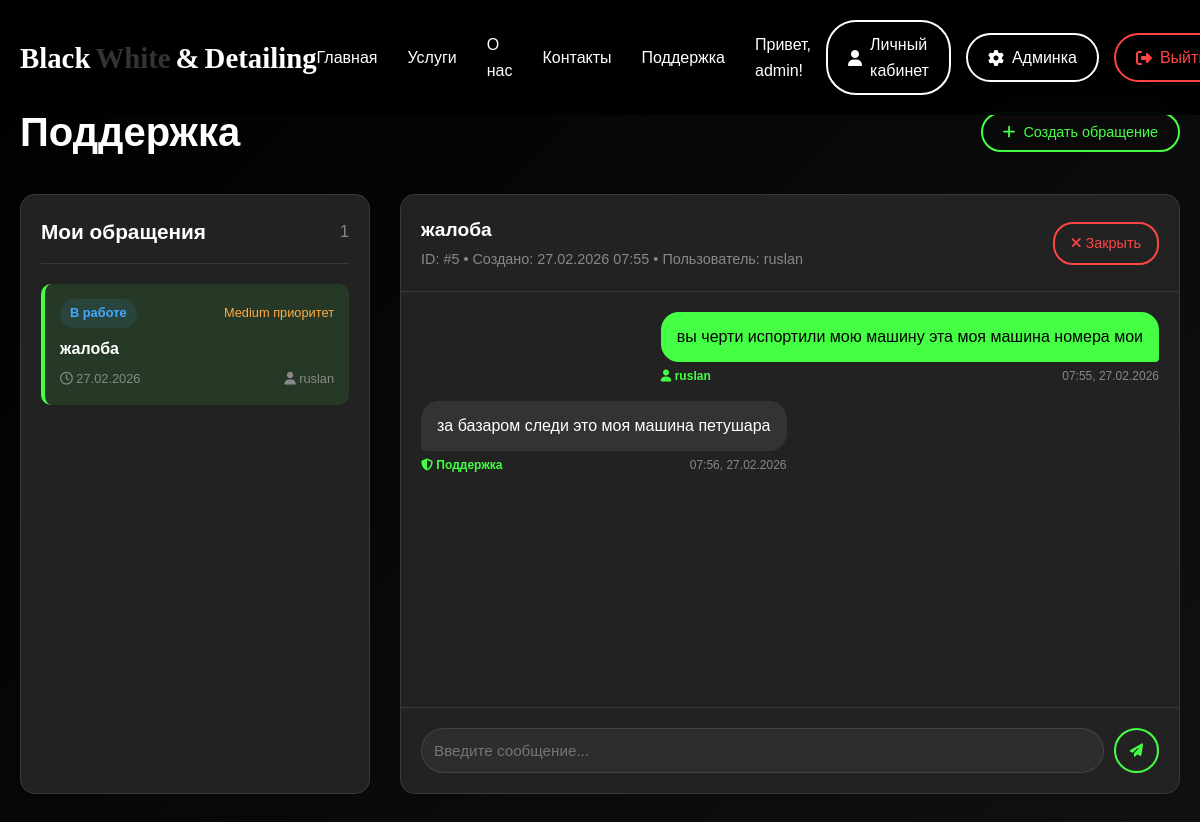
Screenshot of /support.php?ticket_id=5 (signed in) with the database file from the repository.
### tables this page shows
CREATE TABLE `support_tickets` (
  `id` int NOT NULL,
  `user_id` int NOT NULL,
  `subject` varchar(200) NOT NULL,
  `status` enum('open','in_progress','closed') DEFAULT 'open',
  `priority` enum('low','medium','high') DEFAULT 'medium',
  `created_at` timestamp NULL DEFAULT CURRENT_TIMESTAMP,
  `updated_at` timestamp NULL DEFAULT CURRENT_TIMESTAMP ON UPDATE CURRENT_TIMESTAMP
);

CREATE TABLE `users` (
  `id` int NOT NULL,
  `username` varchar(50) NOT NULL,
  `email` varchar(100) NOT NULL,
  `password` varchar(255) NOT NULL,
  `is_admin` tinyint DEFAULT '0',
  `created_at` timestamp NULL DEFAULT CURRENT_TIMESTAMP
);

CREATE TABLE `chat_messages` (
  `id` int NOT NULL,
  `ticket_id` int NOT NULL,
  `user_id` int NOT NULL,
  `message` text NOT NULL,
  `is_admin` tinyint DEFAULT '0',
  `created_at` timestamp NULL DEFAULT CURRENT_TIMESTAMP
);

### support.php (the view, shortened to what this page needs)
<?php
require_once 'config.php';
$user_id = $_SESSION['user_id'];
$is_admin = isset($_SESSION['is_admin']) && $_SESSION['is_admin'] == 1;
if ($is_admin) {
    $tickets_query = "SELECT t.*, u.username
                      FROM support_tickets t
                      LEFT JOIN users u ON t.user_id = u.id
                      ORDER BY
                        CASE t.status
                            WHEN 'open' THEN 1
                            WHEN 'in_progress' THEN 2
                            ELSE 3
                        END,
                        t.created_at DESC";
    $tickets_result = mysqli_query($connection, $tickets_query);
} else {
    $tickets_query = "SELECT * FROM support_tickets WHERE user_id = $user_id ORDER BY created_at DESC";
    $tickets_result = mysqli_query($connection, $tickets_query);
}
$current_ticket = null;
$messages_result = null;
if (isset($_GET['ticket_id'])) {
    $ticket_id = intval($_GET['ticket_id']);
    if ($is_admin) {
        $current_ticket_query = "SELECT t.*, u.username FROM support_tickets t
                                 LEFT JOIN users u ON t.user_id = u.id
                                 WHERE t.id = $ticket_id";
    } else {
        $current_ticket_query = "SELECT * FROM support_tickets WHERE id = $ticket_id AND user_id = $user_id";
    }
    $current_ticket_result = mysqli_query($connection, $current_ticket_query);
    if (mysqli_num_rows($current_ticket_result) > 0) {
        $current_ticket = mysqli_fetch_assoc($current_ticket_result);
        $messages_query = "SELECT m.*, u.username
                          FROM chat_messages m
                          LEFT JOIN users u ON m.user_id = u.id
                          WHERE m.ticket_id = $ticket_id
                          ORDER BY m.created_at ASC";
        $messages_result = mysqli_query($connection, $messages_query);
    }
}
?>
<!DOCTYPE html>
<html lang="ru">
<head>
    <link rel="stylesheet" href="style.css">
    <link rel="stylesheet" href="https://cdnjs.cloudflare.com/ajax/libs/font-awesome/6.4.0/css/all.min.css">
</head>
<body>
    <nav class="navbar">
        <div class="container nav-container">
            <a href="index.php" class="logo">
                <span class="logo-black">Black</span><span class="logo-white">White</span>
                <span class="logo-amp">&</span>
                <span class="logo-detailing">Detailing</span>
            </a>
            <div class="nav-menu">
                <a href="index.php" class="nav-link">Главная</a>
                <a href="index.php#services" class="nav-link">Услуги</a>
                <a href="index.php#about" class="nav-link">О нас</a>
                <a href="index.php#contact" class="nav-link">Контакты</a>
                <a href="support.php" class="nav-link active">Поддержка</a>
                <div class="auth-buttons">
                    <span class="welcome-text">Привет, <?php echo htmlspecialchars($_SESSION['username']); ?>!</span>
                    <a href="profile.php" class="btn-admin">
                        <i class="fas fa-user"></i> Личный кабинет
                    </a>
                    <?php if ($is_admin): ?>
                        <a href="admin.php" class="btn-admin">
                            <i class="fas fa-cog"></i> Админка
                        </a>
                    <?php endif; ?>
                    <a href="logout.php" class="btn-logout">
                        <i class="fas fa-sign-out-alt"></i> Выйти
                    </a>
                </div>
            </div>
        </div>
    </nav>
    <section class="support-section">
        <div class="support-container">
            <div style="display: flex; justify-content: space-between; align-items: center; margin-bottom: 20px;">
                <h1 style="color: #fff; font-size: 2.5rem;">Поддержка</h1>
                <button onclick="openNewTicketModal()" class="btn-new-ticket">
                    <i class="fas fa-plus"></i> Создать обращение
                </button>
            </div>
            <div class="support-grid">
                <div class="tickets-sidebar">
                    <div class="tickets-header">
                        <h3 class="tickets-title">Мои обращения</h3>
                        <span style="color: #888;"><?php echo mysqli_num_rows($tickets_result); ?></span>
                    </div>
                    <?php if (mysqli_num_rows($tickets_result) > 0): ?>
                        <?php while ($ticket = mysqli_fetch_assoc($tickets_result)): ?>
                            <a href="support.php?ticket_id=<?php echo $ticket['id']; ?>"
                               class="ticket-item <?php echo ($current_ticket && $current_ticket['id'] == $ticket['id']) ? 'active' : ''; ?>">
                                <div style="display: flex; justify-content: space-between; align-items: center;">
                                    <span class="ticket-status status-<?php echo $ticket['status']; ?>">
                                        <?php
                                            $status_names = [
                                                'open' => 'Открыто',
                                                'in_progress' => 'В работе',
                                                'closed' => 'Закрыто'
                                            ];
                                            echo $status_names[$ticket['status']];
                                        ?>
                                    </span>
                                    <span style="color: <?php
                                        echo $ticket['priority'] == 'high' ? '#ff4444' :
                                            ($ticket['priority'] == 'medium' ? '#ffaa44' : '#44ff44');
                                    ?>; font-size: 0.8rem;">
                                        <?php echo ucfirst($ticket['priority']); ?> приоритет
                                    </span>
                                </div>
                                <div class="ticket-subject"><?php echo htmlspecialchars($ticket['subject']); ?></div>
                                <div class="ticket-meta">
                                    <span><i class="far fa-clock"></i> <?php echo date('d.m.Y', strtotime($ticket['created_at'])); ?></span>
                                    <?php if ($is_admin): ?>
                                        <span><i class="fas fa-user"></i> <?php echo htmlspecialchars($ticket['username']); ?></span>
                                    <?php endif; ?>
                                </div>
                            </a>
                        <?php endwhile; ?>
                    <?php endif; ?>
                </div>
                <div class="chat-container">
                    <?php if ($current_ticket): ?>
                        <div class="chat-header">
                            <div>
                                <h3 class="chat-title"><?php echo htmlspecialchars($current_ticket['subject']); ?></h3>
                                <span style="color: #888; font-size: 0.9rem;">
                                    ID: #<?php echo $current_ticket['id']; ?> •
                                    Создано: <?php echo date('d.m.Y H:i', strtotime($current_ticket['created_at'])); ?>
                                    <?php if ($is_admin): ?>
                                        • Пользователь: <?php echo htmlspecialchars($current_ticket['username']); ?>
                                    <?php endif; ?>
                                </span>
                            </div>
                            <?php if ($current_ticket['status'] != 'closed'): ?>
                                <a href="?close_ticket=<?php echo $current_ticket['id']; ?>"
                                   class="btn-close"
                                   onclick="return confirm('Закрыть обращение?')">
                                    <i class="fas fa-times"></i> Закрыть
                                </a>
                            <?php else: ?>
                                <span style="color: #888;">Обращение закрыто</span>
                            <?php endif; ?>
                        </div>
                        <div class="chat-messages" id="chatMessages">
                            <?php if ($messages_result && mysqli_num_rows($messages_result) > 0): ?>
                                <?php while ($msg = mysqli_fetch_assoc($messages_result)): ?>
                                    <div class="message <?php echo $msg['is_admin'] ? 'message-admin' : 'message-user'; ?>">
                                        <div class="message-bubble">
                                            <?php echo nl2br(htmlspecialchars($msg['message'])); ?>
                                        </div>
                                        <div class="message-info">
                                            <span class="message-author">
                                                <?php if ($msg['is_admin']): ?>
                                                    <i class="fas fa-shield-alt"></i> Поддержка
                                                <?php else: ?>
                                                    <i class="fas fa-user"></i> <?php echo htmlspecialchars($msg['username']); ?>
                                                <?php endif; ?>
                                            </span>
                                            <span><?php echo date('H:i, d.m.Y', strtotime($msg['created_at'])); ?></span>
                                        </div>
                                    </div>
                                <?php endwhile; ?>
                            <?php endif; ?>
                        </div>
                        <?php if ($current_ticket['status'] != 'closed'): ?>
                            <form method="POST" action="" class="chat-input-container">
                                <input type="text"
                                       name="message"
                                       class="chat-input"
                                       placeholder="Введите сообщение..."
                                       required
                                       autocomplete="off">
                                <button type="submit" class="btn-send">
                                    <i class="fas fa-paper-plane"></i>
                                </button>
                            </form>
                        <?php endif; ?>
                    <?php endif; ?>
                </div>
            </div>
        </div>
    </section>
</body>
</html>

### style.css (style rules this page uses)
* { margin: 0; padding: 0; box-sizing: border-box; }
:root { --black: #000000; --white: #ffffff; --gray-dark: #111111; --gray-medium: #222222; --gray-light: #333333; --gray-lighter: #444444; --accent: #ffffff; --accent-dark: #cccccc; }
body { font-family: 'Montserrat', sans-serif; background-color: var(--black); color: var(--white); line-height: 1.6; overflow-x: hidden; }
.container { max-width: 1200px; margin: 0 auto; padding: 0 20px; }
.navbar { position: fixed; top: 0; left: 0; width: 100%; background-color: rgba(0, 0, 0, 0.9); backdrop-filter: blur(10px); z-index: 1000; padding: 20px 0; transition: all 0.3s ease; }
.nav-container { display: flex; justify-content: space-between; align-items: center; }
.logo { font-family: 'Playfair Display', serif; font-size: 1.8rem; font-weight: 600; text-decoration: none; display: flex; align-items: center; gap: 5px; }
.logo-black { color: var(--white); }
.logo-white { color: var(--gray-light); }
.logo-amp { color: var(--accent); }
.logo-detailing { color: var(--white); }
.nav-menu { display: flex; align-items: center; gap: 30px; }
.nav-link { color: var(--white); text-decoration: none; font-weight: 500; transition: color 0.3s; position: relative; }
.nav-link::after { content: ''; position: absolute; bottom: -5px; left: 0; width: 0; height: 2px; background-color: var(--accent); transition: width 0.3s; }
.auth-buttons { display: flex; align-items: center; gap: 15px; }
.welcome-text { color: var(--accent); font-weight: 500; }
.btn-login, .btn-register, .btn-logout, .btn-admin { padding: 10px 20px; border: 2px solid var(--white); border-radius: 30px; text-decoration: none; color: var(--white); font-weight: 500; transition: all 0.3s; display: flex; align-items: center; gap: 8px; }
.btn-logout { border-color: #ff4444; color: #ff4444; }
.btn-admin { border-color: var(--accent); color: var(--accent); }

### rows the page displays
support_tickets: status "В работе", priority "Medium", subject "жалоба", created_at "27.02.2026", user.username "ruslan", id "5", created_at "27.02.2026 07:55"
chat_messages: message "вы черти испортили мою машину эта моя машина номера мои", user.username "ruslan", created_at "07:55, 27.02.2026"
chat_messages: message "за базаром следи это моя машина петушара", is_admin 1 (drawn), created_at "07:56, 27.02.2026"

### other values shown
$_SESSION['username'] "admin"
mysqli_num_rows($tickets_result) "1"
